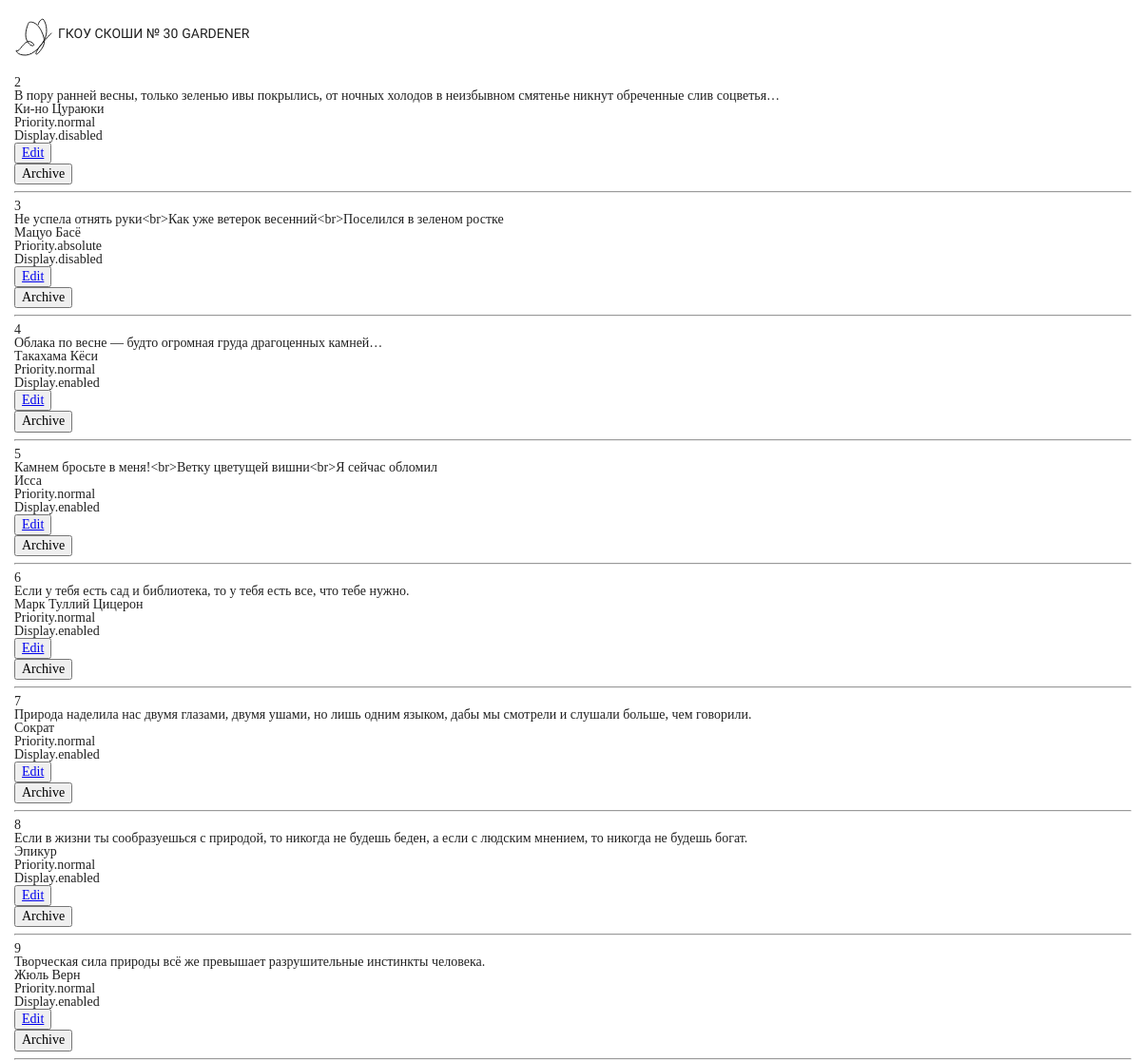
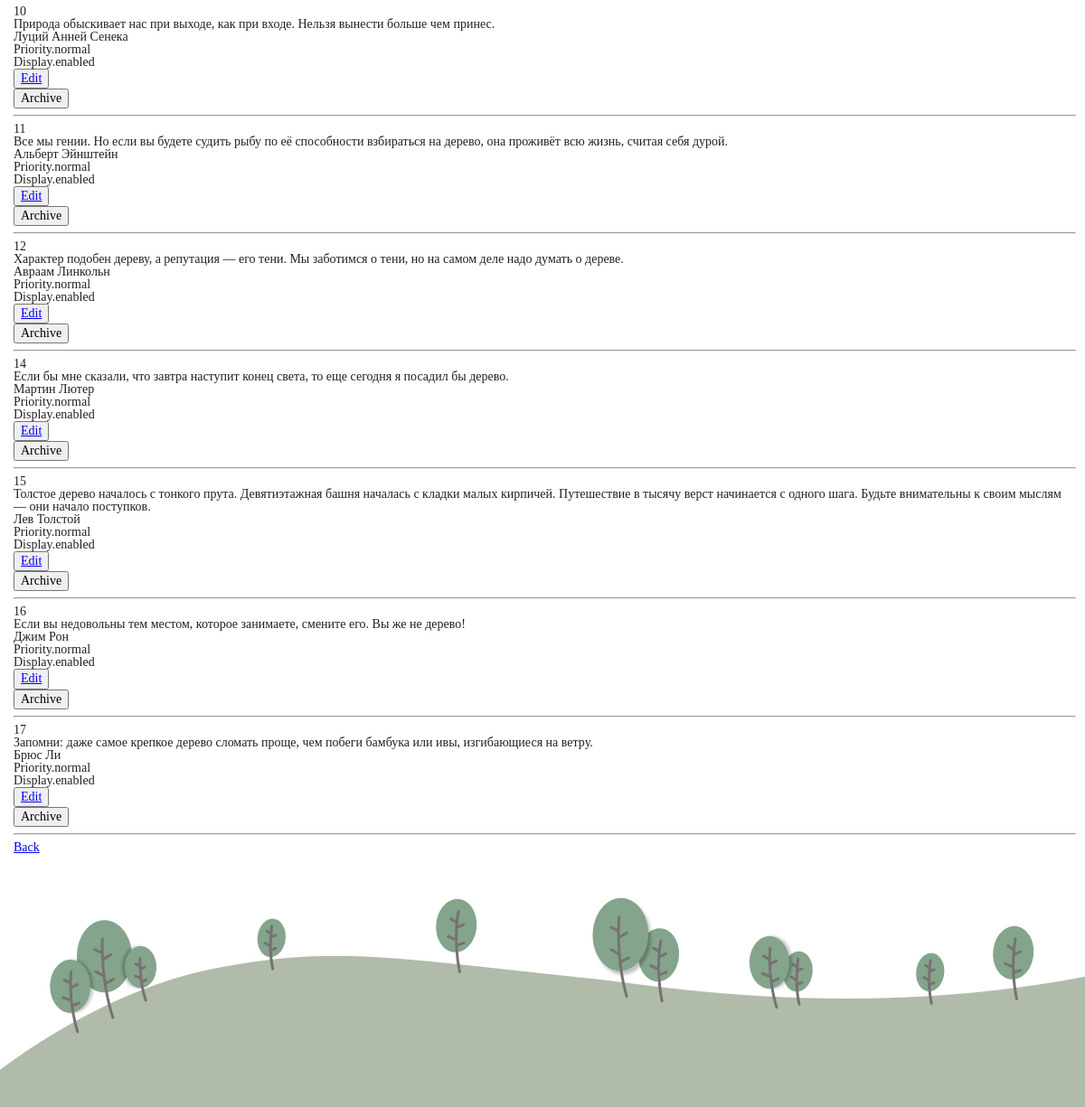
The page /admin/messages/ on the database its author committed (2 pictures, top to bottom).
### garden/models.py (models this page shows, shortened)
class Message(db.Model):
    __tablename__ = 'messages'
    id = db.Column(db.Integer, primary_key=True)
    text = db.Column(db.Text, unique=True, nullable=False)
    author = db.Column(db.String(100), nullable=False)
    priority = db.Column(db.Enum(Priority), nullable=False, default=Priority.low)
    display = db.Column(db.Enum(Display), nullable=False, default=Display.disabled)
    status = db.Column(db.Enum(Status), nullable=False, default=Status.CREATED)
    timestamp = db.Column(db.DateTime, default=datetime.now)

### garden/routes.py (the view)
@app.route('/admin/messages/')
def show_live_messages():
    messages = services.get_live_messages()
    return render_template('admin/messages.html',
                           messages=messages,
                           settings=settings)

### garden/services.py (called while the page is built)
def get_live_messages():
    return Message.query.filter(Message.status != Status.DELETED).all()

### garden/templates/admin/messages.html (shortened to what this page needs)
{% extends 'admin_base.html' %}
{% block main %}
  {% for message in messages %}
    <p>{{ message.id }}</p>
    <p>{{ message.text }}</p>
    <p>{{ message.author }}</p>
    <p>{{ message.priority }}</p>
    <p>{{ message.display }}</p>
    <button type="button">
      <a href="{{ url_for('handle_message', message_id=message.id) }}">Edit</a>
    </button>
    <form method="POST" action="/admin/message/{{ message.id }}">
      <button type="submit">Archive</button>
    </form>
    <hr>
  {% endfor %}
  <div class="btn-back">
    <a href="{{ url_for('open_admin_page') }}">Back</a>
  </div>
{% endblock %}

### garden/static/css/main.css (style rules this page uses)
body { padding-top: 10px; }

### rows shown on the page
Message: id "2", text "В пору ранней весны, только зеленью ивы покрылись, от ночных холодов в неизбывном смятенье никнут обреченные слив соцветья…", author "Ки-но Цураюки", priority "Priority.normal", display "Display.disabled"
Message: id "3", text "Не успела отнять руки<br>Как уже ветерок весенний<br>Поселился в зеленом ростке", author "Мацуо Басё", priority "Priority.absolute", display "Display.disabled"
Message: id "4", text "Облака по весне — будто огромная груда драгоценных камней…", author "Такахама Кёси", priority "Priority.normal", display "Display.enabled"
Message: id "5", text "Камнем бросьте в меня!<br>Ветку цветущей вишни<br>Я сейчас обломил", author "Исса", priority "Priority.normal", display "Display.enabled"
Message: id "6", text "Если у тебя есть сад и библиотека, то у тебя есть все, что тебе нужно.", author "Марк Туллий Цицерон", priority "Priority.normal", display "Display.enabled"
Message: id "7", text "Природа наделила нас двумя глазами, двумя ушами, но лишь одним языком, дабы мы смотрели и слушали больше, чем говорили.", author "Сократ", priority "Priority.normal", display "Display.enabled"
Message: id "8", text "Если в жизни ты сообразуешься с природой, то никогда не будешь беден, а если с людским мнением, то никогда не будешь богат.", author "Эпикур", priority "Priority.normal", display "Display.enabled"
Message: id "9", text "Творческая сила природы всё же превышает разрушительные инстинкты человека.", author "Жюль Верн", priority "Priority.normal", display "Display.enabled"
Message: id "10", text "Природа обыскивает нас при выходе, как при входе. Нельзя вынести больше чем принес.", author "Луций Анней Сенека", priority "Priority.normal", display "Display.enabled"
Message: id "11", text "Все мы гении. Но если вы будете судить рыбу по её способности взбираться на дерево, она проживёт всю жизнь, считая себя дурой.", author "Альберт Эйнштейн", priority "Priority.normal", display "Display.enabled"
Message: id "12", text "Характер подобен дереву, а репутация — его тени. Мы заботимся о тени, но на самом деле надо думать о дереве.", author "Авраам Линкольн", priority "Priority.normal", display "Display.enabled"
Message: id "14", text "Если бы мне сказали, что завтра наступит конец света, то еще сегодня я посадил бы дерево.", author "Мартин Лютер", priority "Priority.normal", display "Display.enabled"
Message: id "15", text "Толстое дерево началось с тонкого прута. Девятиэтажная башня началась с кладки малых кирпичей. Путешествие в тысячу верст начинается с одного шага. Будьте внимательны к своим мыслям — они начало поступков.", author "Лев Толстой", priority "Priority.normal", display "Display.enabled"
Message: id "16", text "Если вы недовольны тем местом, которое занимаете, смените его. Вы же не дерево!", author "Джим Рон", priority "Priority.normal", display "Display.enabled"
Message: id "17", text "Запомни: даже самое крепкое дерево сломать проще, чем побеги бамбука или ивы, изгибающиеся на ветру.", author "Брюс Ли", priority "Priority.normal", display "Display.enabled"

### other values the page prints
{{ settings['site_header'] }} "ГКОУ СКОШИ № 30"
{{ settings['admin_pages_name'] }} "GARDENER"
